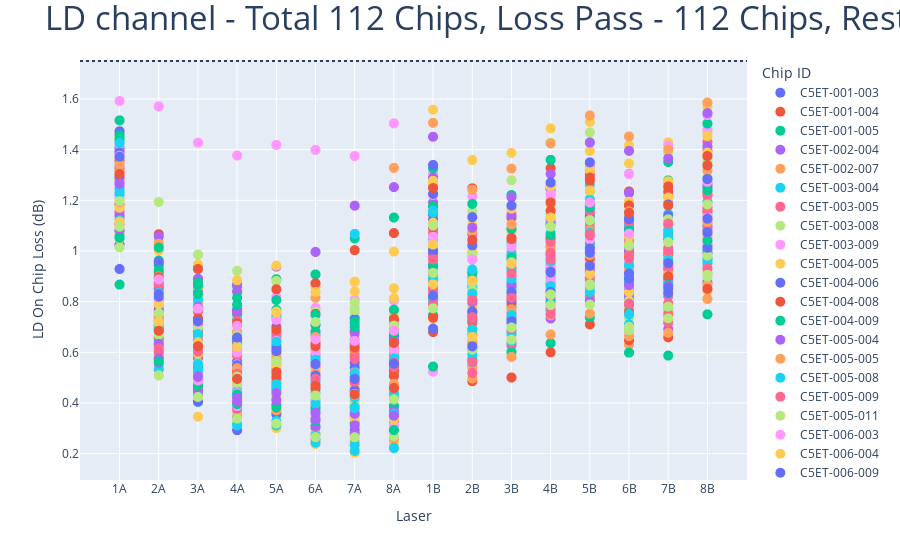

The notebook cell saved with this chart:
### Code cell
fig = px.scatter(LD_df, x='Laser', y='LD On Chip Loss (dB)', color=LD_df['Chip ID'])
fig.update_traces(marker_size=10)
fig.update_xaxes(categoryorder='array', categoryarray= ['1A', '2A', '3A', '3A', '4A', '5A', '6A', '7A', '8A', '1B', '2B', '3B', '4B', '5B', '6B', '7B', '8B'])
fig.add_hline(y=1.75, line_dash="dot",
    label=dict(
        text="Upper Spec",
        textposition="end",
        font=dict(size=20, color="black"),
        yanchor="bottom",
    ),)
fig.update_layout(title=dict(text="LD channel - Total "+str(len(LD_df['Chip ID'].unique()))+" Chips, Loss Pass - " +str(chip_qty_loss_pass) + " Chips, Rest Failed", font=dict(size=33)))
